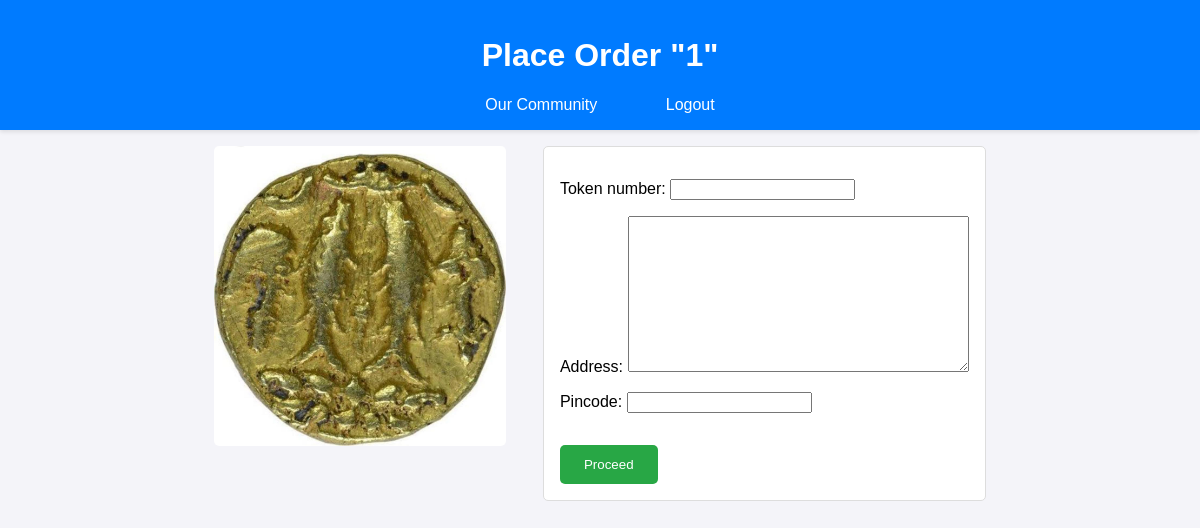
Screenshot of /place_order/2/ (signed in) with the database file from the repository.
### app/models.py (models this page shows)
class Product(models.Model):
    name = models.CharField(max_length=100)
    image = models.ImageField(upload_to='products/')
    price = models.DecimalField(max_digits=10, decimal_places=2)

### app/views.py (the view)
# urls.py: path('order/<int:product_id>/', views.place_order, name='place_order'),
@login_required
def place_order(request, product_id):
    product = get_object_or_404(Product, id=product_id)
    if request.method == 'POST':
        form = OrderForm(request.POST)
        if form.is_valid():
            order = form.save(commit=False)
            order.user = request.user
            order.product = product
            order.save()
            return redirect('interface')
    else:
        form = OrderForm()
    return render(request, 'place_order.html', {'form': form, 'product': product})

### app/forms.py
class OrderForm(forms.ModelForm):
    class Meta:
        model = Order
        fields = ['token_number', 'address', 'pincode']

### template/place_order.html (shortened to what this page needs)
<!DOCTYPE html>
<html lang="en">
<head>
</head>
<body>
    <header>
        <h1> Place Order "{{ product.name }}"</h1>
        <nav>
            <a href="{% url 'album' %}">Our Community</a>
            <a href="{% url 'logout' %}" class="logout-button">Logout</a>
        </nav>
    </header>
    <main>
        <img src="{{ product.image.url }}" alt="{{ product.name }}" class="product-image">
        <form method="post" onsubmit="handleSubmit(event)">
            {{ form.as_p }}
            <button type="submit" class="submit-button">Proceed</button>
        </form>
    </main>
</body>
</html>

### template/place_order.html (style rules this page uses)
body { font-family: Arial, sans-serif; background-color: #f4f4f9; margin: 0; padding: 0; }
header { background-color: #007bff; color: #fff; padding: 1rem 0; text-align: center; box-shadow: 0 2px 4px rgba(0, 0, 0, 0.1); }
nav a { color: #fff; text-decoration: none; margin: 0 1rem; padding: 0.5rem 1rem; border-radius: 5px; }
main { padding: 1rem; text-align: center; }
.product-image { width: 25%; height: auto; border-radius: 5px; margin-bottom: 1rem; display: inline-block; vertical-align: top; }
form { background-color: #fff; border: 1px solid #ddd; border-radius: 5px; padding: 1rem; display: inline-block; text-align: left; vertical-align: top; margin-left: 2rem; }
.submit-button { display: inline-block; padding: 0.75rem 1.5rem; background-color: #28a745; color: #fff; text-decoration: none; border: none; border-radius: 5px; margin-top: 1rem; cursor: pointer; }

### rows the page displays
Product: name "1", image (picture)
